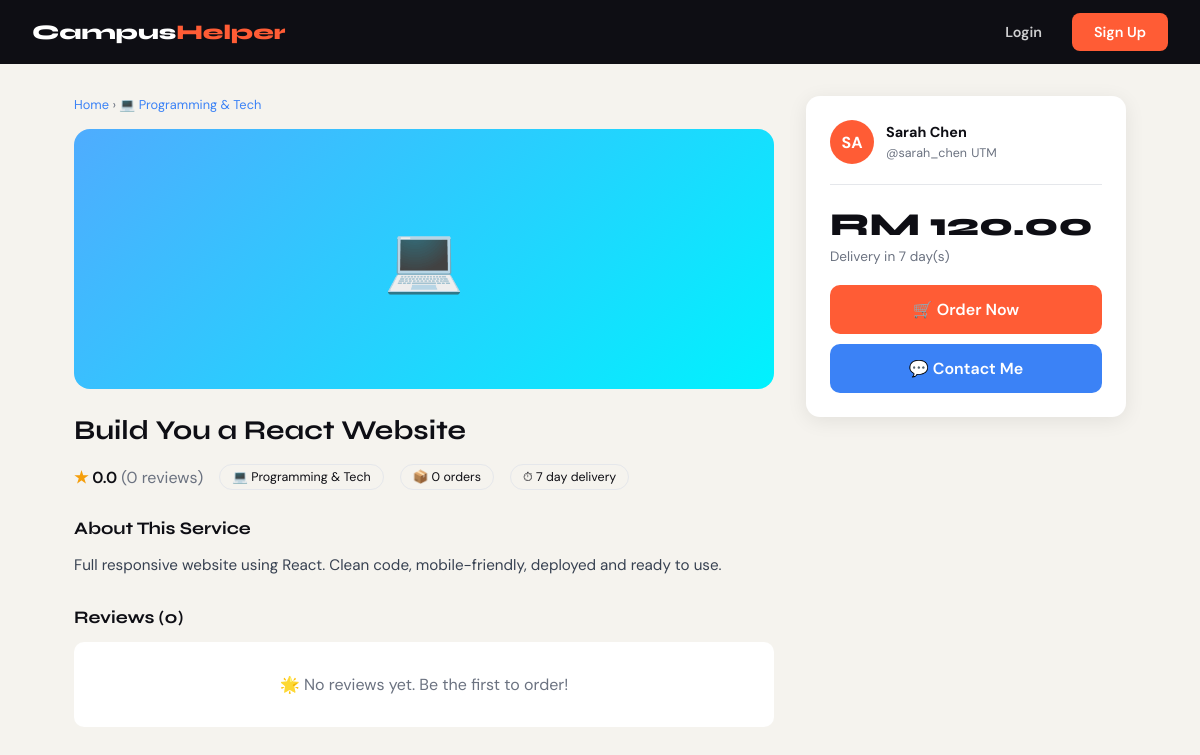
Page /pages/service.php?id=2 on the committed database.
### tables this page shows
CREATE TABLE services (
    id INT AUTO_INCREMENT PRIMARY KEY,
    seller_id INT NOT NULL,
    category_id INT NOT NULL,
    title VARCHAR(200) NOT NULL,
    description TEXT NOT NULL,
    price DECIMAL(10,2) NOT NULL,
    delivery_days INT NOT NULL DEFAULT 3,
    thumbnail VARCHAR(255) DEFAULT NULL,
    status ENUM('active', 'paused', 'deleted') DEFAULT 'active',
    total_orders INT DEFAULT 0,
    created_at DATETIME DEFAULT CURRENT_TIMESTAMP,
    updated_at DATETIME DEFAULT CURRENT_TIMESTAMP ON UPDATE CURRENT_TIMESTAMP,
    FOREIGN KEY (seller_id) REFERENCES users(id) ON DELETE CASCADE,
    FOREIGN KEY (category_id) REFERENCES categories(id)
);

CREATE TABLE categories (
    id INT AUTO_INCREMENT PRIMARY KEY,
    name VARCHAR(100) NOT NULL,
    slug VARCHAR(100) NOT NULL UNIQUE,
    icon VARCHAR(50) DEFAULT NULL,
    description TEXT DEFAULT NULL
);

CREATE TABLE users (
    id INT AUTO_INCREMENT PRIMARY KEY,
    username VARCHAR(50) NOT NULL UNIQUE,
    email VARCHAR(100) NOT NULL UNIQUE,
    password VARCHAR(255) NOT NULL,
    full_name VARCHAR(100) NOT NULL,
    avatar VARCHAR(255) DEFAULT NULL,
    bio TEXT DEFAULT NULL,
    university VARCHAR(150) DEFAULT NULL,
    role ENUM('buyer', 'seller', 'both', 'admin') DEFAULT 'both',
    balance DECIMAL(10,2) DEFAULT 0.00,
    is_verified TINYINT(1) DEFAULT 0,
    created_at DATETIME DEFAULT CURRENT_TIMESTAMP,
    updated_at DATETIME DEFAULT CURRENT_TIMESTAMP ON UPDATE CURRENT_TIMESTAMP
);

### includes/auth.php (called while the page is built, shortened)
<?php
function isLoggedIn() {
    return isset($_SESSION['user_id']);
}
function e($str) {
    return htmlspecialchars((string)$str, ENT_QUOTES, 'UTF-8');
}
function formatMYR($amount) {
    return 'RM ' . number_format($amount, 2);
}

### pages/service.php (the view, shortened to what this page needs)
<?php
require_once __DIR__ . '/../includes/auth.php';
$id = (int)($_GET['id'] ?? 0);
$db = getDB();
$stmt = $db->prepare("
    SELECT s.*, u.id as uid, u.username, u.full_name, u.university, u.bio,
           c.name as cat_name, c.icon as cat_icon,
           COALESCE(AVG(r.rating),0) as avg_rating,
           COUNT(r.id) as review_count
    FROM services s
    JOIN users u ON u.id = s.seller_id
    JOIN categories c ON c.id = s.category_id
    LEFT JOIN reviews r ON r.service_id = s.id
    WHERE s.id = ? AND s.status='active'
    GROUP BY s.id
");
$stmt->execute([$id]);
$service = $stmt->fetch();
$reviews = $db->prepare("
    SELECT r.*, u.username, u.full_name
    FROM reviews r JOIN users u ON u.id = r.reviewer_id
    WHERE r.service_id = ? ORDER BY r.created_at DESC LIMIT 10
");
$reviews->execute([$id]);
$reviews = $reviews->fetchAll();
?>
<!DOCTYPE html>
<html lang="en">
<head>
</head>
<body>
<nav>
    <a href="/campus_helper/" class="brand">Campus<span>Helper</span></a>
    <div style="margin-left:auto;display:flex;gap:8px;">
    <?php if (isLoggedIn()): ?>
        <a href="/campus_helper/pages/dashboard.php" class="btn btn-ghost">Dashboard</a>
        <a href="/campus_helper/pages/logout.php" class="btn btn-ghost">Logout</a>
    <?php else: ?>
        <a href="/campus_helper/pages/login.php" class="btn btn-ghost">Login</a>
        <a href="/campus_helper/pages/register.php" class="btn btn-accent">Sign Up</a>
    <?php endif; ?>
    </div>
</nav>
<div class="page-wrap">
    <div>
        <div class="breadcrumb">
            <a href="/campus_helper/">Home</a> › <a href="/campus_helper/?q=<?= urlencode($service['cat_name']) ?>"><?= e($service['cat_icon'].' '.$service['cat_name']) ?></a>
        </div>
        <div class="thumb"><?= $service['cat_icon'] ?></div>
        <h1><?= e($service['title']) ?></h1>
        <div class="meta-row">
            <div class="rating-badge"><span class="star">★</span><?= number_format($service['avg_rating'],1) ?> <span style="color:var(--muted);font-weight:400">(<?= $service['review_count'] ?> reviews)</span></div>
            <span class="tag"><?= e($service['cat_icon'].' '.$service['cat_name']) ?></span>
            <span class="tag">📦 <?= $service['total_orders'] ?> orders</span>
            <span class="tag">⏱ <?= $service['delivery_days'] ?> day delivery</span>
        </div>
        <div class="section-title">About This Service</div>
        <div class="desc"><?= e($service['description']) ?></div>
        <div class="section-title">Reviews (<?= count($reviews) ?>)</div>
        <?php if (empty($reviews)): ?>
        <div class="no-reviews">🌟 No reviews yet. Be the first to order!</div>
        <?php endif; ?>
    </div>
    <div>
        <div class="sidebar-card">
            <div class="seller-row">
                <div class="seller-av"><?= strtoupper(substr($service['username'],0,2)) ?></div>
                <div class="seller-info">
                    <strong><?= e($service['full_name']) ?></strong>
                    <small>@<?= e($service['username']) ?></small>
                    <?php if ($service['university']): ?><small><?= e($service['university']) ?></small><?php endif; ?>
                </div>
            </div>
            <div class="price"><?= formatMYR($service['price']) ?></div>
            <div class="delivery">Delivery in <?= $service['delivery_days'] ?> day(s)</div>
            <?php if (isLoggedIn() && currentUser()['id'] != $service['uid']): ?>
                <button class="btn btn-accent btn-lg" style="margin-bottom:10px;" onclick="document.getElementById('orderModal').classList.add('active')">
                    🛒 Order Now
                </button>
                <button class="btn btn-primary btn-lg" onclick="document.getElementById('msgModal').classList.add('active')">
                    💬 Contact Me
                </button>
            <?php elseif (!isLoggedIn()): ?>
                <a href="/campus_helper/pages/login.php?redirect=<?= urlencode($_SERVER['REQUEST_URI']) ?>" class="btn btn-accent btn-lg" style="margin-bottom:10px;">
                    🛒 Order Now
                </a>
                <a href="/campus_helper/pages/login.php?redirect=<?= urlencode($_SERVER['REQUEST_URI']) ?>" class="btn btn-primary btn-lg">
                    💬 Contact Me
                </a>
            <?php else: ?>
                <div style="background:#f5f3ee;border-radius:8px;padding:12px;text-align:center;font-size:.85rem;color:var(--muted)">
                    This is your service listing
                </div>
            <?php endif; ?>
        </div>
    </div>
</div>
</body>
</html>

### rows in the picture
services: category.name "💻 Programming & Tech", category.icon "💻", title "Build You a React Website", total_orders "0", delivery_days "7", description "Full responsive website using React. Clean code, mobile-friendly, deployed and ready to use.", seller.username "SA", seller.full_name "Sarah Chen", seller.username "sarah_chen", seller.university "UTM", price "RM 120.00"

### other values in the picture
$service['avg_rating'] "0.0"
$service['review_count'] "0"
count($reviews) "0"
